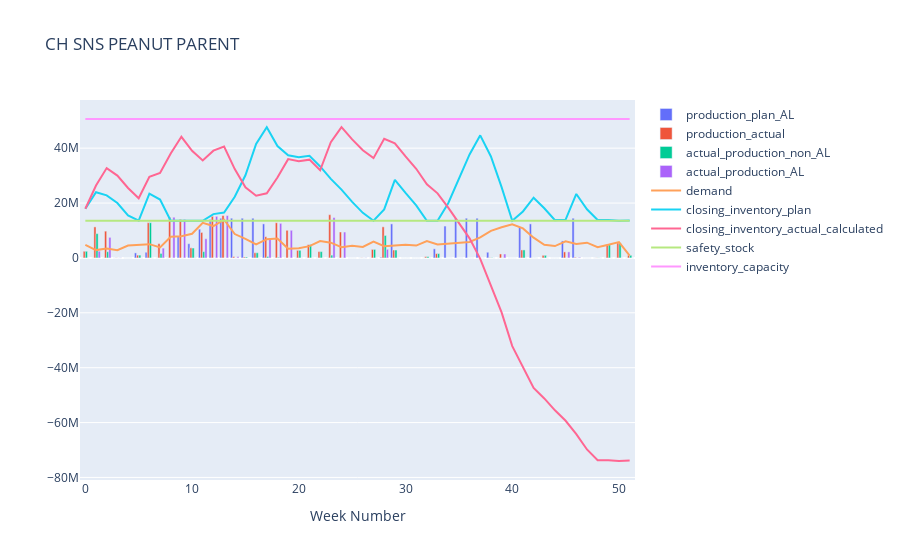

Write notebook code for a chart like this one.
### Code cell
df = data_mps.filter(pl.col("product_name") == product_name)
agg_cols = ["production_plan_AL","production_actual","actual_production_non_AL",
            "actual_production_AL","demand","closing_inventory_plan",
            "closing_inventory_actual_calculated","safety_stock","inventory_capacity"]
df = df.groupby(["week_nbr"]).agg(
    [
        pl.sum(col) for col in agg_cols
    ]
).sort(by = "week_nbr")
bar_cols = ["production_plan_AL","production_actual","actual_production_non_AL","actual_production_AL"]
line_cols = ["demand","closing_inventory_plan","closing_inventory_actual_calculated","safety_stock", "inventory_capacity"]
fig = go.Figure()
for col in bar_cols:
    fig.add_trace(
        go.Bar(
            name=col, 
            x=df["week_nbr"], 
            y=df[col]
        )
    )
for col in line_cols:
    fig.add_trace(
        go.Line(
            name=col, 
            x=df["week_nbr"], 
            y=df[col]
        )
    )
# Change the bar mode
fig.update_xaxes(title = "Week Number")
fig.update_layout(barmode='group',title = product_name)
fig.show()
